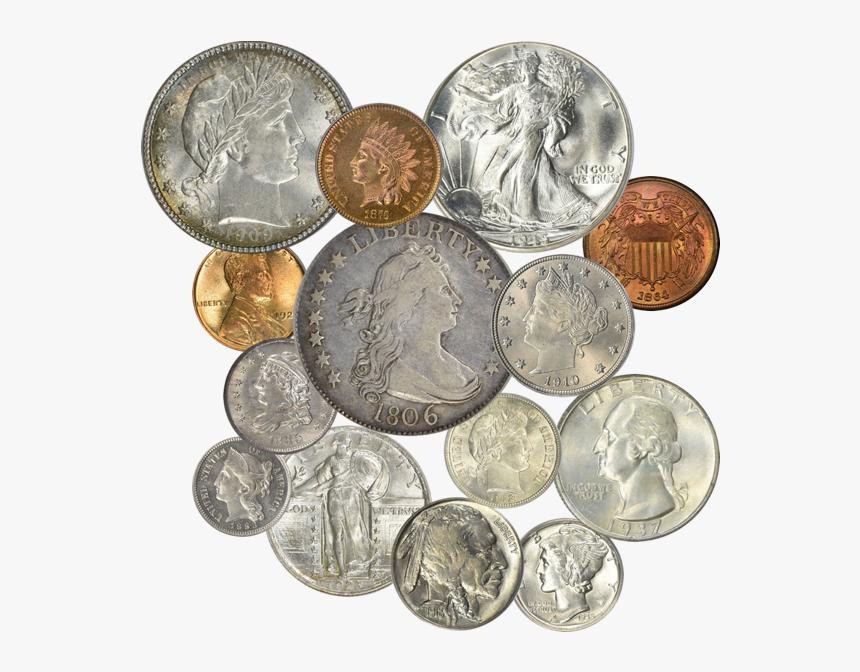
%> input picture LAB5/IN_LAB_5/coin.png, 860 x 672 px
$ octave lab5houghcircles.m   (GNU Octave 9; MATLAB toolbox functions it lacks are replaced by stand-ins)
%> lines starting %> are read from the running program, lines starting %| are printed output that depends on the picture
tic
A = imread('coin.png');
%> A is the input picture: size 672x860x3 uint8; mean R, G, B 211.4, 207.4, 200.1
A=rgb2gray(A);
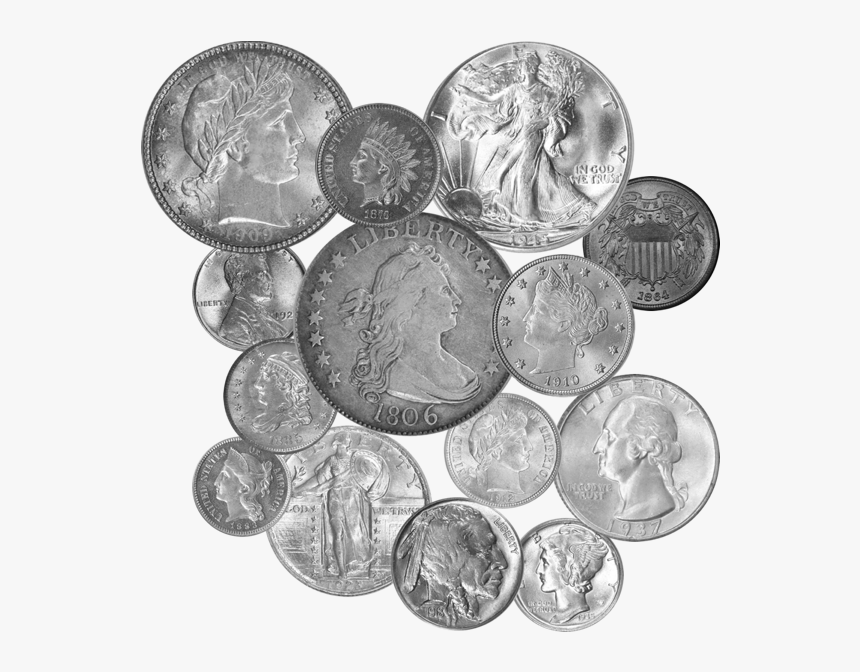
%> A: size 672x860 uint8; min 6, max 255, mean 207.8
imshow(A)
Rmin = 20;
Rmax = 60;

[centersBright, radiiBright] = imfindcircles(A,[Rmin Rmax],'ObjectPolarity','dark','Sensitivity',0.9);
%> centersBright = [242.6 487.3; 566.5 575.5; 505.2 451.3; 248.8 294.2; 279.6 396.7; 384.7 158.2; 448.3 566.4; 657.6 242.6]; radiiBright = [49.48; 55.58; 57.82; 55.84; 59.88; 52.72; 52.38; 20.67]

[centersDark, radiiDark] = imfindcircles(A,[Rmin Rmax],'ObjectPolarity','bright','Sensitivity',0.9);
%> centersDark = [569.8 576; 468.4 562.4; 243 292; 519.7 161.1]; radiiDark = [50.33; 51.55; 49.64; 47.53]

viscircles(centersBright, radiiBright,'Color','b');
viscircles(centersDark, radiiDark,'LineStyle','--');
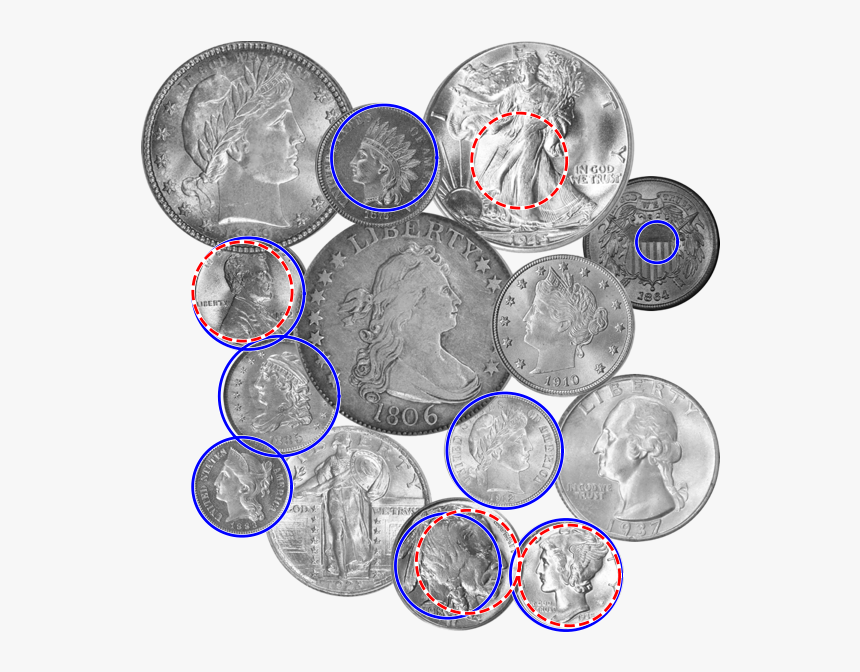
%> figure redrawn from the program's plot data
toc

$ run again, with LAB5/IN_LAB_5/bahn1-5.png copied over LAB5/IN_LAB_5/coin.png
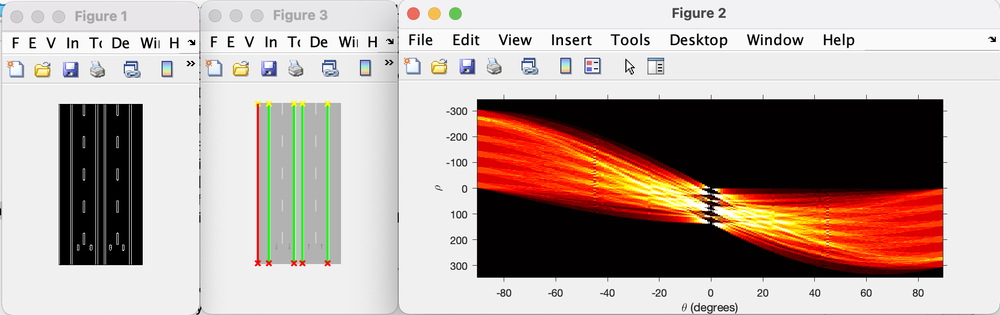
%> input picture LAB5/IN_LAB_5/bahn1-5.png, 1000 x 315 px, shrunk from 1906 x 600 before the run
%> A is the input picture: size 315x1000x3 uint8; mean R, G, B 182.2, 166.3, 160
%> `A=rgb2gray(A);`:
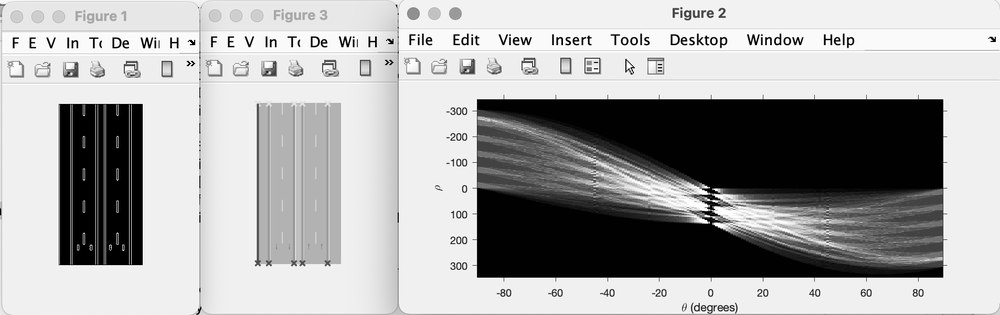
%> A: size 315x1000 uint8; min 0, max 255, mean 170.4
%> centersBright = [500.5 158]; radiiBright = 20.75
%> centersDark = [500.5 158]; radiiDark = 38.75
%> `viscircles(centersDark, radiiDark,'LineStyle','--');`:
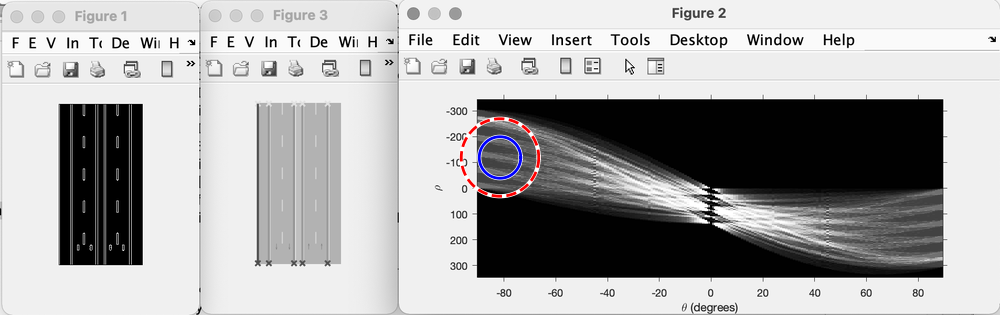
%> figure redrawn from the program's plot data

$ run again, with LAB5/IN_LAB_5/bahn2.png copied over LAB5/IN_LAB_5/coin.png
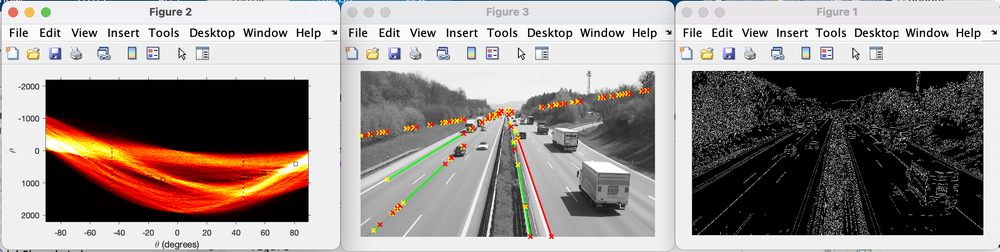
%> input picture LAB5/IN_LAB_5/bahn2.png, 1000 x 252 px, shrunk from 2440 x 614 before the run
%> A is the input picture: size 252x1000x3 uint8; mean R, G, B 152.6, 143.7, 140.1
%> `A=rgb2gray(A);`:
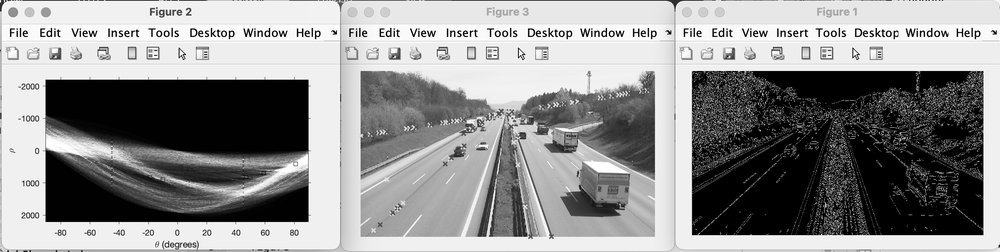
%> A: size 252x1000 uint8; min 0, max 255, mean 146
%> centersBright = [500.5 126.5]; radiiBright = 23.15
%> centersDark = [500.5 126.5]; radiiDark = 29.09
%> `viscircles(centersDark, radiiDark,'LineStyle','--');`:
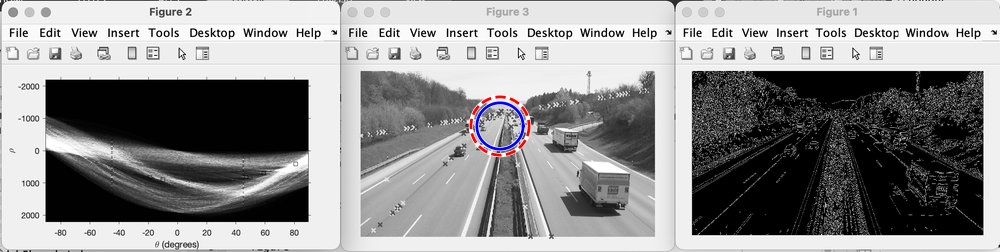
%> figure redrawn from the program's plot data

$ run again, with LAB5/IN_LAB_5/ex1.png copied over LAB5/IN_LAB_5/coin.png
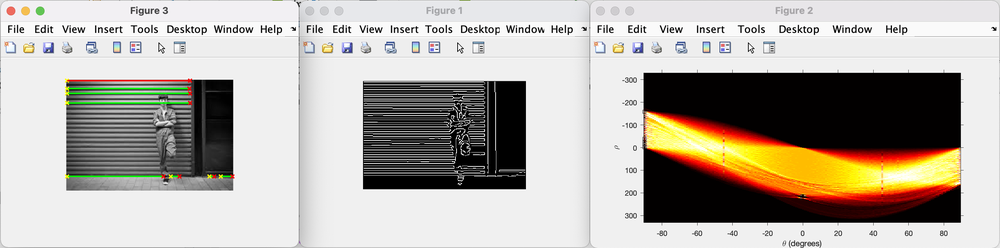
%> input picture LAB5/IN_LAB_5/ex1.png, 1000 x 248 px, shrunk from 2738 x 678 before the run
%> A is the input picture: size 248x1000x3 uint8; mean R, G, B 180.9, 175.1, 167.1
%> `A=rgb2gray(A);`:
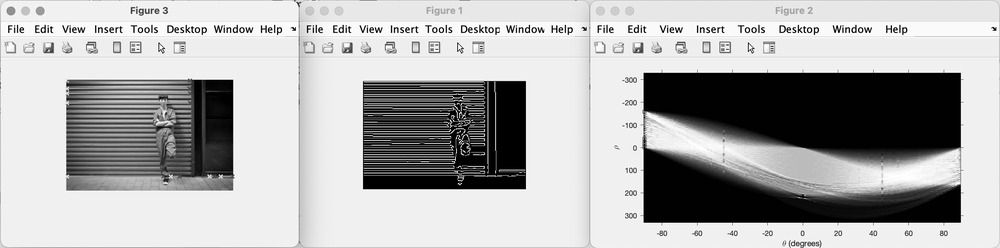
%> A: size 248x1000 uint8; min 0, max 255, mean 176
%> centersBright = [500.5 124.5]; radiiBright = 51.64
%> centersDark = [500.5 124.5]; radiiDark = 48.36
%> `viscircles(centersDark, radiiDark,'LineStyle','--');`:
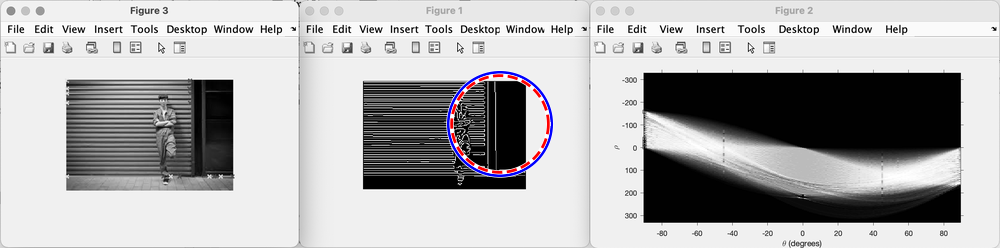
%> figure redrawn from the program's plot data
